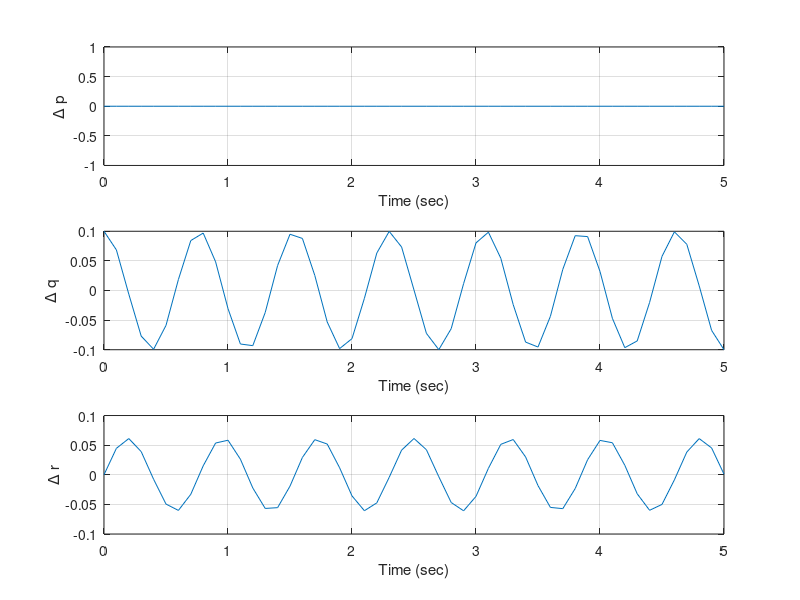

Write the MATLAB code that produced this figure.
%% HW 1

% Problem 3

Iy = 750; 
Iz = 1000; 
Ix = 500; 
Po = 20; 
deltaT = 0.1; 

A = [0 0 0; 0 0 Po*(Ix - Iz)/Iy; 0 Po*(Iy - Ix)/Iz 0]

expm(A * deltaT);
%% 
deltaq0 = 0.1; 
deltap0 = 0; 
deltar0 = 0; 
timeSeries = 0:deltaT:5; 

for i = 1:length(timeSeries)
    State{i} = expm(A * timeSeries(i)) * [deltap0; deltaq0; deltar0];
end

StateVector = cell2mat(State)';

figure(1)
subplot(3,1,1)
plot(timeSeries, StateVector(:,1))
xlabel('Time (sec)')
ylabel('\Delta p')
grid on

subplot(3,1,2)
plot(timeSeries, StateVector(:,2))
xlabel('Time (sec)')
ylabel('\Delta q')
grid on

subplot(3,1,3)
plot(timeSeries, StateVector(:,3))
xlabel('Time (sec)')
ylabel('\Delta r')
grid on

%% Probelm 2

A = [0 1 0 0; -2 0 1 0; 0 0 0 1; 1 0 -2 0]; 
T = [1 0 -1 0; 0 1 0 -1; 1 0 1 0; 0 1 0 1]; 
B = [0 0; -1 0; 0 0; 1 1];
C = [1 0 0 0; 0 0 1 0];

Atilde = T*A*inv(T)

Btilde = T*B

Ctilde = C*inv(T)